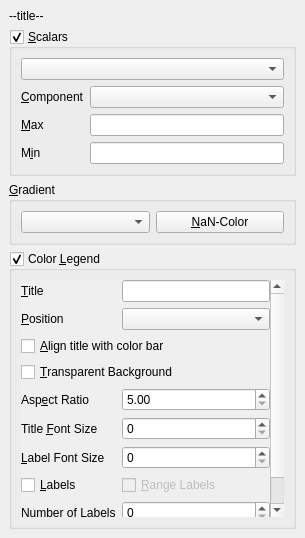
<?xml version="1.0" encoding="UTF-8"?>
<ui version="4.0">
 <class>ColorMappingChooser</class>
 <widget class="QDockWidget" name="ColorMappingChooser">
  <property name="geometry">
   <rect>
    <x>0</x>
    <y>0</y>
    <width>305</width>
    <height>538</height>
   </rect>
  </property>
  <property name="windowTitle">
   <string>Color Mapping</string>
  </property>
  <widget class="QWidget" name="content">
   <layout class="QVBoxLayout" name="verticalLayout_2">
    <item>
     <widget class="QLabel" name="relatedRenderView">
      <property name="text">
       <string>--title--</string>
      </property>
      <property name="alignment">
       <set>Qt::AlignLeading|Qt::AlignLeft|Qt::AlignTop</set>
      </property>
     </widget>
    </item>
    <item>
     <widget class="QGroupBox" name="scalarsGroupBox">
      <property name="title">
       <string>&amp;Scalars</string>
      </property>
      <property name="alignment">
       <set>Qt::AlignLeading|Qt::AlignLeft|Qt::AlignTop</set>
      </property>
      <property name="checkable">
       <bool>true</bool>
      </property>
      <layout class="QFormLayout" name="formLayout">
       <item row="0" column="0" colspan="2">
        <widget class="QComboBox" name="scalarsComboBox"/>
       </item>
       <item row="1" column="0">
        <widget class="QLabel" name="componentLabel">
         <property name="text">
          <string>&amp;Component</string>
         </property>
         <property name="buddy">
          <cstring>componentComboBox</cstring>
         </property>
        </widget>
       </item>
       <item row="1" column="1">
        <widget class="QComboBox" name="componentComboBox"/>
       </item>
       <item row="2" column="0">
        <widget class="QLabel" name="maxLabel">
         <property name="text">
          <string>&amp;Max</string>
         </property>
         <property name="buddy">
          <cstring>maxValueSpinBox</cstring>
         </property>
        </widget>
       </item>
       <item row="2" column="1">
        <widget class="DoubleSpinBox" name="maxValueSpinBox"/>
       </item>
       <item row="3" column="0">
        <widget class="QLabel" name="minLabel">
         <property name="text">
          <string>M&amp;in</string>
         </property>
         <property name="buddy">
          <cstring>minValueSpinBox</cstring>
         </property>
        </widget>
       </item>
       <item row="3" column="1">
        <widget class="DoubleSpinBox" name="minValueSpinBox"/>
       </item>
      </layout>
     </widget>
    </item>
    <item>
     <widget class="QGroupBox" name="gradientGroupBox">
      <property name="enabled">
       <bool>true</bool>
      </property>
      <property name="title">
       <string>&amp;Gradient</string>
      </property>
      <layout class="QGridLayout" name="gridLayout_3">
       <item row="0" column="0">
        <widget class="QComboBox" name="gradientComboBox"/>
       </item>
       <item row="0" column="1">
        <widget class="QPushButton" name="nanColorButton">
         <property name="text">
          <string>&amp;NaN-Color</string>
         </property>
        </widget>
       </item>
      </layout>
     </widget>
    </item>
    <item>
     <widget class="QGroupBox" name="legendGroupBox">
      <property name="enabled">
       <bool>true</bool>
      </property>
      <property name="sizePolicy">
       <sizepolicy hsizetype="Preferred" vsizetype="Expanding">
        <horstretch>0</horstretch>
        <verstretch>0</verstretch>
       </sizepolicy>
      </property>
      <property name="title">
       <string>Color &amp;Legend</string>
      </property>
      <property name="checkable">
       <bool>true</bool>
      </property>
      <property name="checked">
       <bool>true</bool>
      </property>
      <layout class="QGridLayout" name="gridLayout">
       <item row="0" column="0">
        <widget class="QScrollArea" name="scrollArea">
         <property name="frameShape">
          <enum>QFrame::NoFrame</enum>
         </property>
         <property name="widgetResizable">
          <bool>true</bool>
         </property>
         <widget class="QWidget" name="scrollAreaWidgetContents">
          <property name="geometry">
           <rect>
            <x>0</x>
            <y>0</y>
            <width>267</width>
            <height>251</height>
           </rect>
          </property>
          <layout class="QFormLayout" name="formLayout_3">
           <property name="leftMargin">
            <number>0</number>
           </property>
           <property name="topMargin">
            <number>0</number>
           </property>
           <property name="rightMargin">
            <number>0</number>
           </property>
           <property name="bottomMargin">
            <number>0</number>
           </property>
           <item row="0" column="0">
            <widget class="QLabel" name="label_4">
             <property name="text">
              <string>&amp;Title</string>
             </property>
             <property name="buddy">
              <cstring>legendTitleEdit</cstring>
             </property>
            </widget>
           </item>
           <item row="0" column="1">
            <widget class="QLineEdit" name="legendTitleEdit">
             <property name="clearButtonEnabled">
              <bool>true</bool>
             </property>
            </widget>
           </item>
           <item row="1" column="0">
            <widget class="QLabel" name="label_3">
             <property name="text">
              <string>&amp;Position</string>
             </property>
             <property name="buddy">
              <cstring>legendPositionComboBox</cstring>
             </property>
            </widget>
           </item>
           <item row="1" column="1">
            <widget class="QComboBox" name="legendPositionComboBox">
             <property name="sizePolicy">
              <sizepolicy hsizetype="Expanding" vsizetype="Fixed">
               <horstretch>0</horstretch>
               <verstretch>0</verstretch>
              </sizepolicy>
             </property>
            </widget>
           </item>
           <item row="2" column="0" colspan="2">
            <widget class="QCheckBox" name="legendAlignTitleCheckBox">
             <property name="sizePolicy">
              <sizepolicy hsizetype="Minimum" vsizetype="Fixed">
               <horstretch>0</horstretch>
               <verstretch>0</verstretch>
              </sizepolicy>
             </property>
             <property name="text">
              <string>&amp;Align title with color bar</string>
             </property>
            </widget>
           </item>
           <item row="3" column="0" colspan="2">
            <widget class="QCheckBox" name="legendTransparentBackground">
             <property name="text">
              <string>&amp;Transparent Background</string>
             </property>
            </widget>
           </item>
           <item row="4" column="0">
            <widget class="QLabel" name="label_6">
             <property name="text">
              <string>Asp&amp;ect Ratio</string>
             </property>
             <property name="buddy">
              <cstring>legendAspectRatio</cstring>
             </property>
            </widget>
           </item>
           <item row="4" column="1">
            <widget class="QDoubleSpinBox" name="legendAspectRatio">
             <property name="minimum">
              <double>5.000000000000000</double>
             </property>
             <property name="maximum">
              <double>100.000000000000000</double>
             </property>
            </widget>
           </item>
           <item row="5" column="0">
            <widget class="QLabel" name="label_2">
             <property name="text">
              <string>Title &amp;Font Size</string>
             </property>
             <property name="buddy">
              <cstring>legendTitleFontSize</cstring>
             </property>
            </widget>
           </item>
           <item row="5" column="1">
            <widget class="QSpinBox" name="legendTitleFontSize"/>
           </item>
           <item row="6" column="0">
            <widget class="QLabel" name="label">
             <property name="text">
              <string>&amp;Label Font Size</string>
             </property>
             <property name="buddy">
              <cstring>legendLabelFontSize</cstring>
             </property>
            </widget>
           </item>
           <item row="6" column="1">
            <widget class="QSpinBox" name="legendLabelFontSize"/>
           </item>
           <item row="7" column="0">
            <widget class="QCheckBox" name="legendTickLabelsCheckBox">
             <property name="text">
              <string>&amp;Labels</string>
             </property>
            </widget>
           </item>
           <item row="7" column="1">
            <widget class="QCheckBox" name="legendRangeLabelsCheckBox">
             <property name="enabled">
              <bool>false</bool>
             </property>
             <property name="text">
              <string>&amp;Range Labels</string>
             </property>
            </widget>
           </item>
           <item row="8" column="0">
            <widget class="QLabel" name="label_5">
             <property name="text">
              <string>N&amp;umber of Labels</string>
             </property>
             <property name="buddy">
              <cstring>legendNumLabelsSpinBox</cstring>
             </property>
            </widget>
           </item>
           <item row="8" column="1">
            <widget class="QSpinBox" name="legendNumLabelsSpinBox">
             <property name="maximum">
              <number>64</number>
             </property>
            </widget>
           </item>
           <item row="9" column="0">
            <widget class="QCheckBox" name="legendTickMarksCheckBox">
             <property name="text">
              <string>T&amp;ick Marks</string>
             </property>
            </widget>
           </item>
           <item row="9" column="1">
            <widget class="QCheckBox" name="legendSubTickMarksCheckBox">
             <property name="enabled">
              <bool>false</bool>
             </property>
             <property name="text">
              <string>&amp;Sub-Tick Marks</string>
             </property>
            </widget>
           </item>
          </layout>
         </widget>
        </widget>
       </item>
      </layout>
     </widget>
    </item>
   </layout>
  </widget>
 </widget>
 <customwidgets>
  <customwidget>
   <class>DoubleSpinBox</class>
   <extends>QLineEdit</extends>
   <header>gui/widgets/DoubleSpinBox.h</header>
  </customwidget>
 </customwidgets>
 <resources/>
 <connections>
  <connection>
   <sender>legendTickMarksCheckBox</sender>
   <signal>toggled(bool)</signal>
   <receiver>legendSubTickMarksCheckBox</receiver>
   <slot>setEnabled(bool)</slot>
   <hints>
    <hint type="sourcelabel">
     <x>87</x>
     <y>555</y>
    </hint>
    <hint type="destinationlabel">
     <x>225</x>
     <y>555</y>
    </hint>
   </hints>
  </connection>
  <connection>
   <sender>scalarsGroupBox</sender>
   <signal>toggled(bool)</signal>
   <receiver>gradientGroupBox</receiver>
   <slot>setEnabled(bool)</slot>
   <hints>
    <hint type="sourcelabel">
     <x>56</x>
     <y>65</y>
    </hint>
    <hint type="destinationlabel">
     <x>36</x>
     <y>217</y>
    </hint>
   </hints>
  </connection>
  <connection>
   <sender>scalarsGroupBox</sender>
   <signal>toggled(bool)</signal>
   <receiver>legendGroupBox</receiver>
   <slot>setEnabled(bool)</slot>
   <hints>
    <hint type="sourcelabel">
     <x>98</x>
     <y>69</y>
    </hint>
    <hint type="destinationlabel">
     <x>110</x>
     <y>305</y>
    </hint>
   </hints>
  </connection>
  <connection>
   <sender>legendTickLabelsCheckBox</sender>
   <signal>toggled(bool)</signal>
   <receiver>legendRangeLabelsCheckBox</receiver>
   <slot>setEnabled(bool)</slot>
   <hints>
    <hint type="sourcelabel">
     <x>45</x>
     <y>449</y>
    </hint>
    <hint type="destinationlabel">
     <x>230</x>
     <y>449</y>
    </hint>
   </hints>
  </connection>
 </connections>
</ui>
